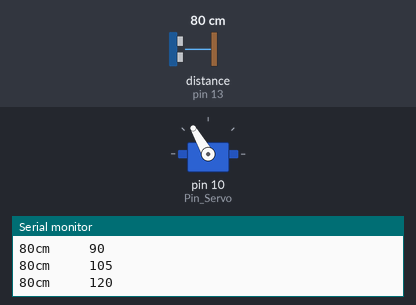
Bench run of a sketch on a simulated Arduino Uno, built with avr-gcc and run on an emulated ATmega328P. Shown: servo, the last lines printed to the serial monitor. Inputs (shaded band) come from the test bench; at power-on: distance to the obstacle (sensor on pin 13) 80 cm. The echo pulse lasts 58.3 µs per cm.

Above: at 10.4 s.
10.5 s: distance to the obstacle (sensor on pin 13) set to 203 cm
At 15.8 s:
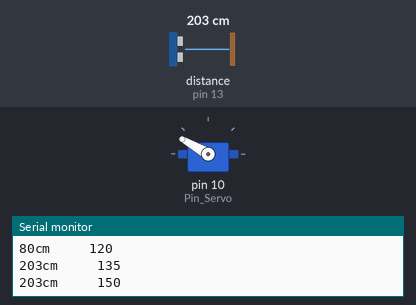
25.7 s: distance to the obstacle (sensor on pin 13) set to 299 cm
At 28.3 s:
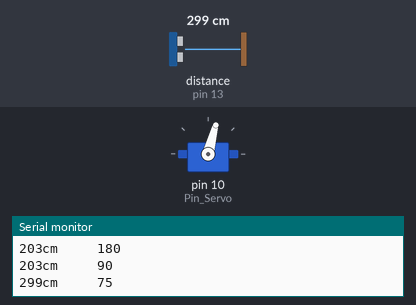
Timing chart, 0 to 46.9 s (numbered marks = the images above; inputs shaded):
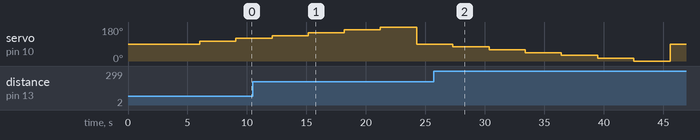

The sketch:

testServoUltra.ino
```cpp
// Include library
#include <Servo.h>
#include "SR04.h"

// define servo pin and ultra sound
#define Pin_Servo 10
#define Pin_Trig 13
#define Pin_Echo 12

// initialize initial position. Recall these are degrees
#define centerPos 90     // in degrees
#define maxDistance 200 // in cm
int minPos = 0;
int maxPos = 180;
int sec = 3000;
int currentPos;
long distance; // in cm

//create object servo
Servo myServo;
SR04 sensor = SR04(Pin_Echo, Pin_Trig);

void setup() {
  // connect servo to uno
  myServo.attach(Pin_Servo);
  Serial.begin(9600);
  delay(sec);
  Serial.println("Distance and Servo Position");

}

void loop() {
  // Set pos to initial.
  myServo.write(centerPos);
  for(currentPos = centerPos; currentPos <= 180; currentPos=currentPos+15){

    myServo.write(currentPos);
    distance = sensor.Distance();
    Serial.println();
    Serial.print(distance); Serial.print("cm     "); Serial.print(currentPos);
    delay(sec);
  }
  for(currentPos = centerPos; currentPos >= 0; currentPos=currentPos-15)
  {
    myServo.write(currentPos);
    distance = sensor.Distance();
    Serial.println();
    Serial.print(distance); Serial.print("cm     "); Serial.print(currentPos);
    delay(sec);
  }


}
```
